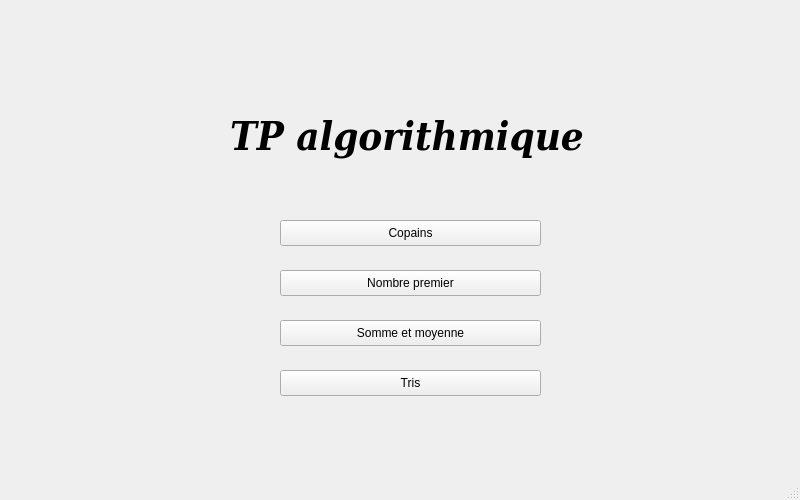
<?xml version="1.0" encoding="UTF-8"?>
<ui version="4.0">
 <class>MainWindow</class>
 <widget class="QMainWindow" name="MainWindow">
  <property name="windowModality">
   <enum>Qt::NonModal</enum>
  </property>
  <property name="enabled">
   <bool>true</bool>
  </property>
  <property name="geometry">
   <rect>
    <x>0</x>
    <y>0</y>
    <width>800</width>
    <height>500</height>
   </rect>
  </property>
  <property name="minimumSize">
   <size>
    <width>800</width>
    <height>500</height>
   </size>
  </property>
  <property name="maximumSize">
   <size>
    <width>800</width>
    <height>500</height>
   </size>
  </property>
  <property name="acceptDrops">
   <bool>false</bool>
  </property>
  <property name="windowTitle">
   <string>Tp Algo</string>
  </property>
  <property name="styleSheet">
   <string notr="true"/>
  </property>
  <widget class="QWidget" name="centralwidget">
   <widget class="QPushButton" name="sortButton">
    <property name="geometry">
     <rect>
      <x>280</x>
      <y>370</y>
      <width>261</width>
      <height>26</height>
     </rect>
    </property>
    <property name="cursor">
     <cursorShape>PointingHandCursor</cursorShape>
    </property>
    <property name="text">
     <string>Tris</string>
    </property>
   </widget>
   <widget class="QPushButton" name="sumAverageButton">
    <property name="geometry">
     <rect>
      <x>280</x>
      <y>320</y>
      <width>261</width>
      <height>26</height>
     </rect>
    </property>
    <property name="cursor">
     <cursorShape>PointingHandCursor</cursorShape>
    </property>
    <property name="text">
     <string>Somme et moyenne</string>
    </property>
   </widget>
   <widget class="QPushButton" name="primeNumberButton">
    <property name="enabled">
     <bool>true</bool>
    </property>
    <property name="geometry">
     <rect>
      <x>280</x>
      <y>270</y>
      <width>261</width>
      <height>26</height>
     </rect>
    </property>
    <property name="cursor">
     <cursorShape>PointingHandCursor</cursorShape>
    </property>
    <property name="text">
     <string>Nombre premier</string>
    </property>
   </widget>
   <widget class="QPushButton" name="friendsButton">
    <property name="geometry">
     <rect>
      <x>280</x>
      <y>220</y>
      <width>261</width>
      <height>26</height>
     </rect>
    </property>
    <property name="cursor">
     <cursorShape>PointingHandCursor</cursorShape>
    </property>
    <property name="text">
     <string>Copains</string>
    </property>
   </widget>
   <widget class="QLabel" name="label">
    <property name="geometry">
     <rect>
      <x>230</x>
      <y>100</y>
      <width>361</width>
      <height>71</height>
     </rect>
    </property>
    <property name="font">
     <font>
      <family>DejaVu Serif Condensed</family>
      <pointsize>30</pointsize>
      <weight>75</weight>
      <italic>true</italic>
      <bold>true</bold>
     </font>
    </property>
    <property name="text">
     <string>TP algorithmique</string>
    </property>
   </widget>
  </widget>
  <widget class="QStatusBar" name="statusbar"/>
 </widget>
 <resources/>
 <connections/>
</ui>
